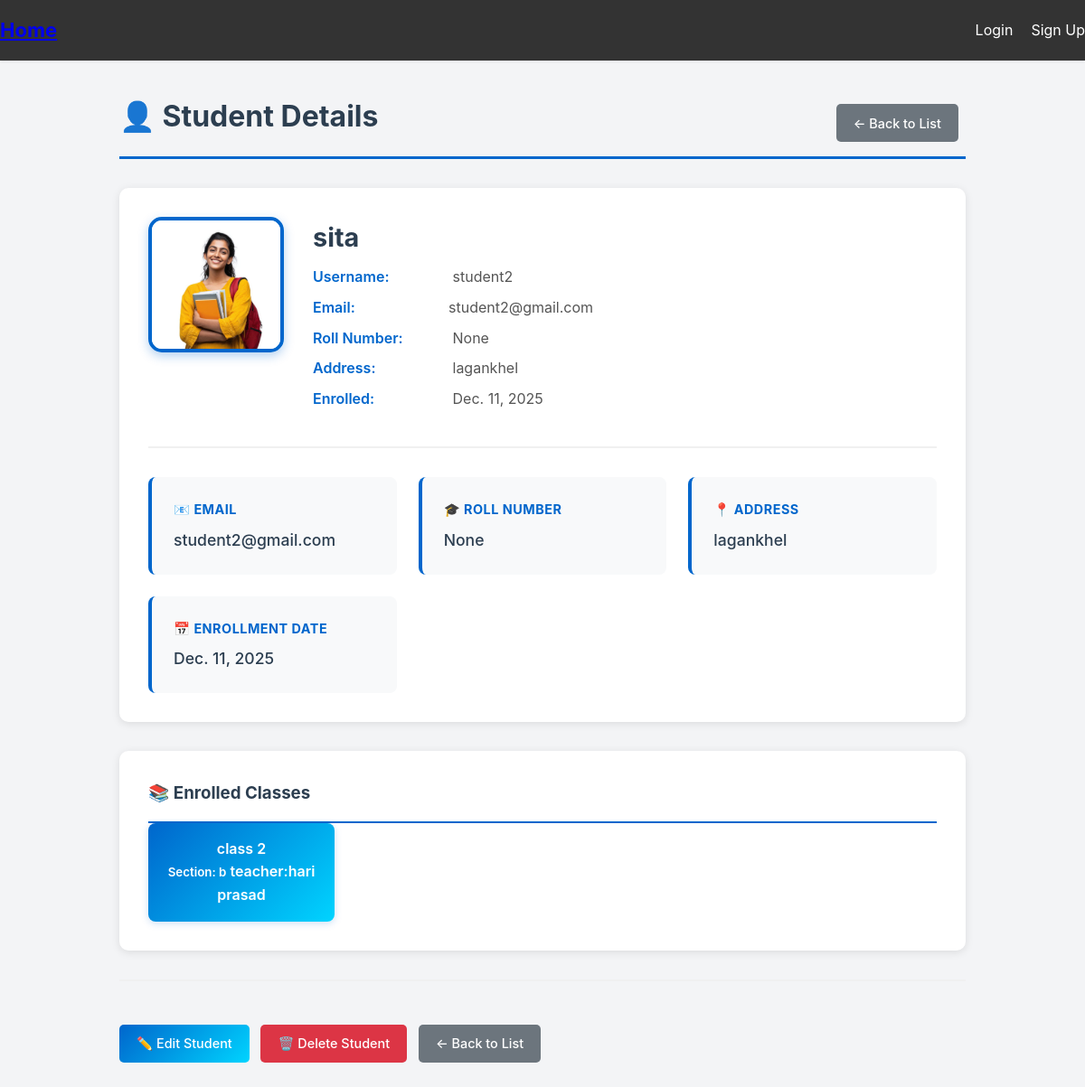
The app's page /student_detail/6/ with its own data.
### base/models.py (models this page shows, shortened)
class CustomUser(AbstractUser):
    USER_TYPE_CHOICES = (
        ('admin', 'Admin'),
        ('teacher', 'Teacher'),
        ('student', 'Student'),
        ('staff', 'Staff'),
    )
    name = models.CharField(max_length=255, blank=True)
    roll_number = models.IntegerField(blank=True, null=True)
    address = models.CharField(max_length=255)
    enrollment_date = models.DateField(auto_now_add=True)
    user_type = models.CharField(max_length=10, choices=USER_TYPE_CHOICES)
    email = models.EmailField(unique=True)
    image = models.ImageField(upload_to='user_image/', blank=True, null=True)
    def __str__(self):
        return self.name

class School_Class(models.Model):
    class_name = models.CharField(max_length=50)
    section = models.CharField(max_length=10, blank=True)
    teacher = models.ForeignKey(CustomUser, on_delete=models.SET_NULL, null=True, blank=True)
    student = models.ManyToManyField(CustomUser, related_name='classes', blank=True)

### base/views.py (the view)
# urls.py: path('student_detail/<int:id>/', views.student_detail, name='student_detail'),
def student_detail(request, id):
    student = get_object_or_404(CustomUser, id=id, user_type='student')
    classes = student.classes.all()
    return render(request, 'student_detail.html', {
        'student': student,
        'classes': classes,
    })

### templates/student_detail.html (shortened to what this page needs)
{% extends 'base.html' %}
{% load static %}
{% block content %}
<div class="container">
    <div class="detail-header">
        <h1>👤 Student Details</h1>
        <a href="{% url 'student_list' %}" class="btn btn-secondary">← Back to List</a>
    </div>
    <div class="profile-section">
        <div class="profile-header">
            <div class="profile-image">
                {% if student.image %}
                    <img src="{{ student.image.url }}" alt="{{ student.name }}">
                {% else %}
                    <div class="profile-image-placeholder">👨</div>
                {% endif %}
            </div>
            <div class="profile-info">
                <h2>{{ student.name }}</h2>
                <p><span class="info-label">Username:</span> {{ student.username }}</p>
                <p><span class="info-label">Email:</span>{{ student.email }}</p>
                <p><span class="info-label">Roll Number:</span> {{ student.roll_number}}</p>
                <p><span class="info-label">Address:</span> {{ student.address }}</p>
                <p><span class="info-label">Enrolled:</span> {{ student.enrollment_date}}</p>
            </div>
        </div>
        <div class="detail-grid">
            <div class="detail-card">
                <h3>📧 Email</h3>
                <p>{{ student.email }}</p>
            </div>
            <div class="detail-card">
                <h3>🎓 Roll Number</h3>
                <p>{{ student.roll_number }}</p>
            </div>
            <div class="detail-card">
                <h3>📍 Address</h3>
                <p>{{ student.address }}</p>
            </div>
            <div class="detail-card">
                <h3>📅 Enrollment Date</h3>
                <p>{{ student.enrollment_date }}</p>
            </div>
        </div>
    </div>
    {% if classes %}
    <div class="classes-section">
        <h3>📚 Enrolled Classes</h3>
        <div class="classes-list">
            {% for class in classes %}
            <div class="class-badge">
                <div>{{ class.class_name }}</div>
                <small>Section: {{ class.section }}</small>
                teacher:{{ class.teacher  }}
            </div>
            {% endfor %}
        </div>
    </div>
    {% endif %}
 <div class="action-buttons">
        <a href="{% url 'student_update' student.id %}" class="btn btn-primary">✏️ Edit Student</a>
        <a href="{% url 'student_delete' student.id %}" class="btn btn-danger" >🗑️ Delete Student</a>
        <a href="{% url 'student_list' %}" class="btn btn-secondary">← Back to List</a>
    </div>
</div>
{% endblock %}

### static/css/style.css (style rules this page uses)
* { margin: 0; padding: 0; box-sizing: border-box; }
body { font-family: -apple-system, BlinkMacSystemFont, 'Segoe UI', Roboto, 'Helvetica Neue', Arial, sans-serif; background-color: #f3f4f6; color: #1f2937; line-height: 1.6; }
.container { max-width: 1200px; margin: 0 auto; padding: 0 1rem; }
.btn { display: inline-block; padding: 0.625rem 1rem; border: none; border-radius: 0.5rem; font-size: 0.875rem; font-weight: 500; text-decoration: none; cursor: pointer; transition: all 0.15s ease; }
.btn-primary { background-color: #2563eb; color: white; }
.btn-danger { background-color: #dc2626; color: white; }

### templates/student_detail.html (style rules this page uses)
.container { max-width: 1000px; margin: 0 auto; padding: 2rem; }
.detail-header { display: flex; justify-content: space-between; align-items: center; margin-bottom: 2rem; padding-bottom: 1rem; border-bottom: 3px solid #0066cc; }
.detail-header h1 { margin: 0; color: #2c3e50; font-size: 2rem; }
.profile-section { background: white; padding: 2rem; border-radius: 10px; box-shadow: 0 2px 10px rgba(0, 0, 0, 0.1); margin-bottom: 2rem; }
.profile-header { display: flex; gap: 2rem; margin-bottom: 2rem; padding-bottom: 2rem; border-bottom: 2px solid #f0f0f0; }
.profile-image { flex-shrink: 0; }
.profile-image img { width: 150px; height: 150px; border-radius: 15px; object-fit: cover; border: 4px solid #0066cc; box-shadow: 0 4px 12px rgba(0, 102, 204, 0.3); }
.profile-info { flex: 1; }
.profile-info h2 { margin: 0 0 0.5rem 0; color: #2c3e50; font-size: 1.8rem; }
.profile-info p { margin: 0.5rem 0; color: #555; }
.info-label { font-weight: 600; color: #0066cc; display: inline-block; width: 150px; }
.detail-grid { display: grid; grid-template-columns: repeat(auto-fit, minmax(250px, 1fr)); gap: 1.5rem; margin-top: 1.5rem; }
.detail-card { background: #f8f9fa; padding: 1.5rem; border-radius: 8px; border-left: 4px solid #0066cc; }
.detail-card h3 { margin: 0 0 0.5rem 0; color: #0066cc; font-size: 0.9rem; text-transform: uppercase; letter-spacing: 0.5px; }
.detail-card p { margin: 0; color: #2c3e50; font-size: 1.1rem; font-weight: 500; }
.classes-section { background: white; padding: 2rem; border-radius: 10px; box-shadow: 0 2px 10px rgba(0, 0, 0, 0.1); margin-bottom: 2rem; }
.classes-section h3 { margin-top: 0; color: #2c3e50; border-bottom: 2px solid #0066cc; padding-bottom: 1rem; }
.classes-list { display: grid; grid-template-columns: repeat(auto-fill, minmax(200px, 1fr)); gap: 1rem; }
.class-badge { background: linear-gradient(135deg, #0066cc 0%, #00d4ff 100%); color: white; padding: 1rem; border-radius: 8px; text-align: center; font-weight: 600; box-shadow: 0 2px 8px rgba(0, 102, 204, 0.2); }
.btn { display: inline-block; padding: 0.6rem 1.2rem; margin-right: 0.5rem; margin-top: 1rem; border-radius: 5px; text-decoration: none; font-weight: 500; transition: all 0.3s ease; border: none; cursor: pointer; font-size: 0.9rem; }
.btn-primary { background: linear-gradient(135deg, #0066cc 0%, #00d4ff 100%); color: white; }
.btn-secondary { background: #6c757d; color: white; }
.btn-danger { background: #dc3545; color: white; }
.action-buttons { margin-top: 2rem; padding-top: 2rem; border-top: 2px solid #f0f0f0; }

### records on screen
CustomUser: image (picture), name "sita", username "student2", email "student2@gmail.com", roll_number "None", address "lagankhel", enrollment_date "Dec. 11, 2025"
School_Class: class_name "class 2", section "b", teacher "hari prasad"
